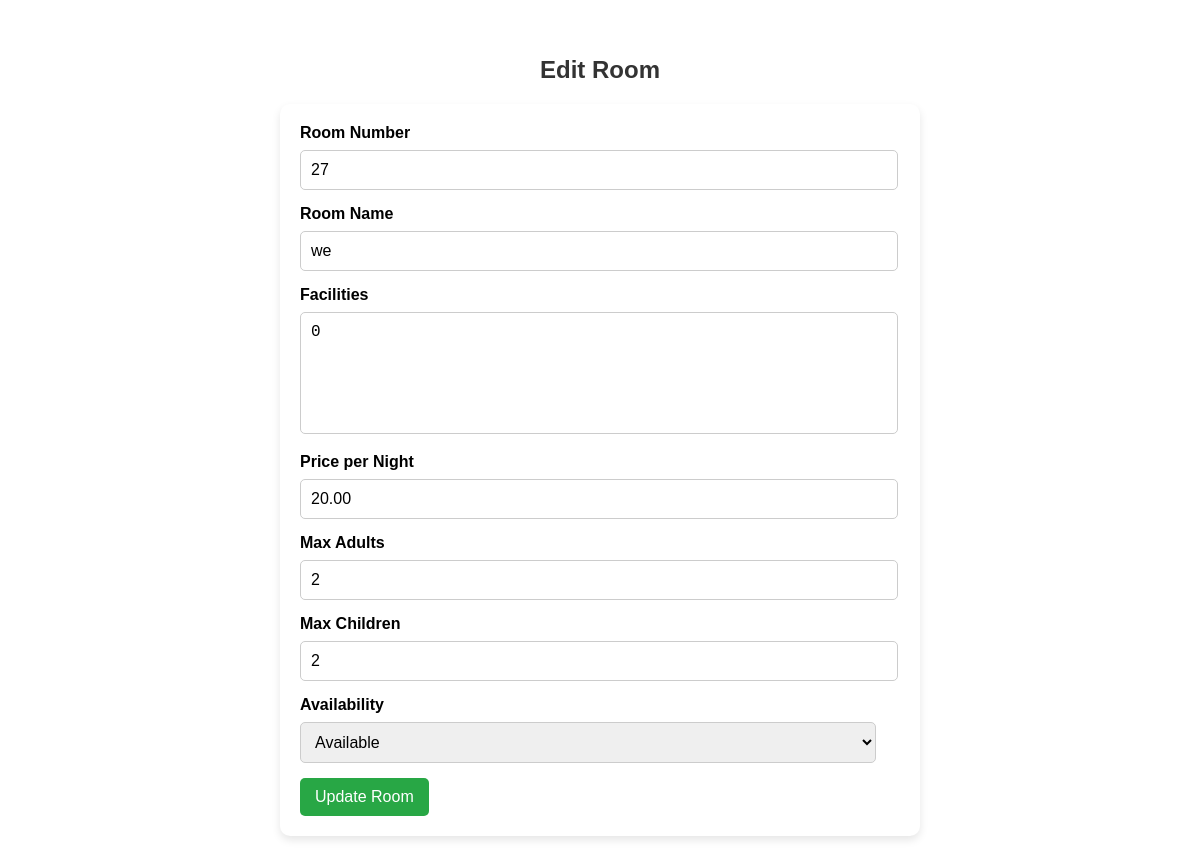
Page /admin_edit_room.php?id=15 (signed in) on the committed database.
### tables this page shows
CREATE TABLE `rooms` (
  `room_id` int(11) NOT NULL,
  `hotel_id` int(11) DEFAULT NULL,
  `room_name` varchar(255) NOT NULL,
  `room_number` int(255) NOT NULL,
  `price_per_night` decimal(10,2) NOT NULL,
  `max_adults` int(11) NOT NULL,
  `max_children` int(11) NOT NULL,
  `availability` varchar(255) NOT NULL,
  `hotel_name` varchar(255) DEFAULT NULL,
  `facilities` varchar(255) NOT NULL
);

### admin_edit_room.php (the view, shortened to what this page needs)
<?php
include('config.php');
$room_id = $_GET['id'];
$stmt = $conn->prepare("SELECT * FROM rooms WHERE room_id = ?");
$stmt->bind_param("i", $room_id);
$stmt->execute();
$room = $stmt->get_result()->fetch_assoc();
?>
<!DOCTYPE html>
<html lang="en">
<head>
    <link rel="stylesheet" href="edit_room.css">
</head>
<body>
    <h2>Edit Room</h2>
    <form action="admin_edit_room.php?id=<?php echo $room_id; ?>" method="POST">
        <label for="room_number">Room Number</label>
        <input type="text" id="room_number" name="room_number" value="<?php echo htmlspecialchars($room['room_number']); ?>" required>
        <label for="room_name">Room Name</label>
        <input type="text" id="room_name" name="room_name" value="<?php echo htmlspecialchars($room['room_name']); ?>" required>
        <label for="facilities">Facilities</label>
        <textarea id="facilities" name="facilities" required><?php echo htmlspecialchars($room['facilities']); ?></textarea>
        <label for="price_per_night">Price per Night</label>
        <input type="number" id="price_per_night" name="price_per_night" value="<?php echo htmlspecialchars($room['price_per_night']); ?>" required>
        <label for="max_adults">Max Adults</label>
        <input type="number" id="max_adults" name="max_adults" value="<?php echo htmlspecialchars($room['max_adults']); ?>" required>
        <label for="max_children">Max Children</label>
        <input type="number" id="max_children" name="max_children" value="<?php echo htmlspecialchars($room['max_children']); ?>" required>
        <label for="availability">Availability</label>
        <select name="availability">
            <option value="available" <?php if ($room['availability'] == 'available') echo 'selected'; ?>>Available</option>
        </select>
        <button type="submit">Update Room</button>
    </form>
</body>
</html>

### edit_room.css (style rules this page uses)
body { font-family: Arial, sans-serif; margin-top: 1rem; padding: 20px; }
h2 { text-align: center; color: #333; margin-bottom: 20px; }
form { background-color: white; padding: 20px; border-radius: 10px; box-shadow: 0 4px 8px rgba(0, 0, 0, 0.1); max-width: 600px; margin: 0 auto 40px auto; }
label { font-weight: bold; margin-bottom: 8px; display: block; }
input[type="text"], input[type="number"], textarea, select { width: 96%; padding: 10px; margin-bottom: 15px; border: 1px solid #ccc; border-radius: 5px; font-size: 16px; }
textarea { height: 100px; resize: none; }
button { background-color: #28a745; color: white; padding: 10px 15px; border: none; border-radius: 5px; cursor: pointer; font-size: 16px; margin-right: 10px; transition: background-color 0.3s ease; }

### rows in the picture
rooms: room_number "27", room_name "we", facilities "0", price_per_night "20.00", max_adults "2", max_children "2", availability "Available"
